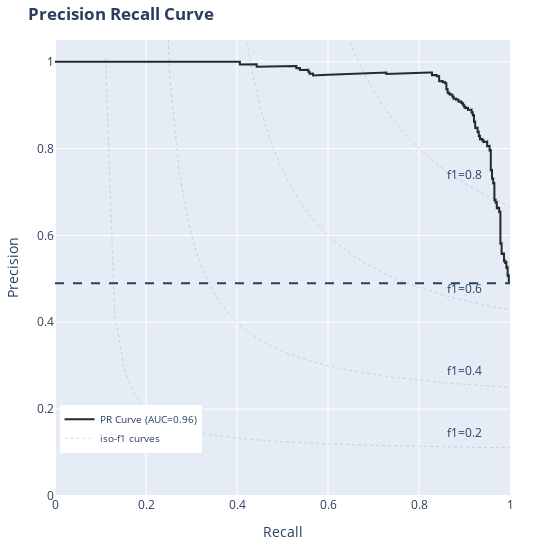

The notebook cell this image was saved under:
### Code cell
area_under_PR = bc.curve_PR_plot(true_y= y_val, 
                                 predicted_proba = test_predicted_proba, 
                                 beta = 1)

### Figure 1 — Plotly figure (JSON) as saved in the notebook; plotly's stock layout.template omitted (floating-point values rounded to 4 significant figures; data arrays with more than 128 entries replaced by an {"elided": "..."} marker saying what was removed)
{"data": [{"customdata": {"elided": "734x1 float values"}, "hovertemplate": "Threshold: %{customdata:.4f} <br>Precision: %{y:.4f} <br>Recall: %{x:.4f}<extra></extra>", "legendgroup": "", "line": {"color": "#222A2A", "dash": "solid", "width": 2}, "marker": {"symbol": "circle"}, "mode": "lines", "name": "PR Curve (AUC=0.96)", "orientation": "v", "showlegend": true, "textposition": "top center", "type": "scatter", "x": {"elided": "734 float values"}, "xaxis": "x", "y": {"elided": "734 float values"}, "yaxis": "y"}, {"hovertemplate": [], "legendgroup": "", "line": {"color": "#778AAE", "dash": "dot", "width": 0.3}, "marker": {"symbol": "circle"}, "mode": "lines", "name": "iso-f1 curves", "orientation": "v", "showlegend": true, "type": "scatter", "x": [0.111, 0.1312, 0.1514, 0.1716, 0.1918, 0.212, 0.2322, 0.2524, 0.2727, 0.2929, 0.3131, 0.3333, 0.3535, 0.3737, 0.3939, 0.4141, 0.4343, 0.4545, 0.4747, 0.4949, 0.5151, 0.5353, 0.5555, 0.5757, 0.5959, 0.6161, 0.6363, 0.6565, 0.6767, 0.6969, 0.7171, 0.7373, 0.7576, 0.7778, 0.798, 0.8182, 0.8384, 0.8586, 0.8788, 0.899, 0.9192, 0.9394, 0.9596, 0.9798, 1], "xaxis": "x", "y": [1.007, 0.4203, 0.2944, 0.2396, 0.2089, 0.1893, 0.1756, 0.1656, 0.1579, 0.1519, 0.1469, 0.1429, 0.1395, 0.1365, 0.134, 0.1318, 0.1299, 0.1282, 0.1267, 0.1253, 0.1241, 0.123, 0.122, 0.121, 0.1202, 0.1194, 0.1186, 0.118, 0.1173, 0.1168, 0.1162, 0.1157, 0.1152, 0.1148, 0.1143, 0.1139, 0.1135, 0.1132, 0.1128, 0.1125, 0.1122, 0.1119, 0.1116, 0.1114, 0.1111], "yaxis": "y"}, {"hovertemplate": [], "legendgroup": "", "line": {"color": "#778AAE", "dash": "dot", "width": 0.3}, "marker": {"symbol": "circle"}, "mode": "lines", "name": "", "orientation": "v", "showlegend": false, "type": "scatter", "x": [0.212, 0.2322, 0.2524, 0.2727, 0.2929, 0.3131, 0.3333, 0.3535, 0.3737, 0.3939, 0.4141, 0.4343, 0.4545, 0.4747, 0.4949, 0.5151, 0.5353, 0.5555, 0.5757, 0.5959, 0.6161, 0.6363, 0.6565, 0.6767, 0.6969, 0.7171, 0.7373, 0.7576, 0.7778, 0.798, 0.8182, 0.8384, 0.8586, 0.8788, 0.899, 0.9192, 0.9394, 0.9596, 0.9798, 1], "xaxis": "x", "y": [3.522, 1.441, 0.9626, 0.7506, 0.6308, 0.5538, 0.5002, 0.4606, 0.4303, 0.4063, 0.3868, 0.3707, 0.3572, 0.3456, 0.3356, 0.3269, 0.3193, 0.3125, 0.3065, 0.301, 0.2961, 0.2917, 0.2876, 0.2839, 0.2805, 0.2773, 0.2744, 0.2717, 0.2692, 0.2669, 0.2647, 0.2627, 0.2607, 0.2589, 0.2572, 0.2556, 0.2541, 0.2527, 0.2513, 0.25], "yaxis": "y"}, {"hovertemplate": [], "legendgroup": "", "line": {"color": "#778AAE", "dash": "dot", "width": 0.3}, "marker": {"symbol": "circle"}, "mode": "lines", "name": "", "orientation": "v", "showlegend": false, "type": "scatter", "x": [0.3131, 0.3333, 0.3535, 0.3737, 0.3939, 0.4141, 0.4343, 0.4545, 0.4747, 0.4949, 0.5151, 0.5353, 0.5555, 0.5757, 0.5959, 0.6161, 0.6363, 0.6565, 0.6767, 0.6969, 0.7171, 0.7373, 0.7576, 0.7778, 0.798, 0.8182, 0.8384, 0.8586, 0.8788, 0.899, 0.9192, 0.9394, 0.9596, 0.9798, 1], "xaxis": "x", "y": [7.191, 3.006, 1.983, 1.522, 1.259, 1.089, 0.9702, 0.8826, 0.8152, 0.7618, 0.7184, 0.6825, 0.6522, 0.6264, 0.6041, 0.5847, 0.5676, 0.5524, 0.5389, 0.5267, 0.5158, 0.5058, 0.4967, 0.4884, 0.4807, 0.4737, 0.4672, 0.4611, 0.4555, 0.4503, 0.4454, 0.4408, 0.4364, 0.4324, 0.4286], "yaxis": "y"}, {"hovertemplate": [], "legendgroup": "", "line": {"color": "#778AAE", "dash": "dot", "width": 0.3}, "marker": {"symbol": "circle"}, "mode": "lines", "name": "", "orientation": "v", "showlegend": false, "type": "scatter", "x": [0.4141, 0.4343, 0.4545, 0.4747, 0.4949, 0.5151, 0.5353, 0.5555, 0.5757, 0.5959, 0.6161, 0.6363, 0.6565, 0.6767, 0.6969, 0.7171, 0.7373, 0.7576, 0.7778, 0.798, 0.8182, 0.8384, 0.8586, 0.8788, 0.899, 0.9192, 0.9394, 0.9596, 0.9798, 1], "xaxis": "x", "y": [11.76, 5.067, 3.336, 2.542, 2.086, 1.79, 1.583, 1.429, 1.311, 1.217, 1.14, 1.077, 1.024, 0.9782, 0.9388, 0.9045, 0.8743, 0.8475, 0.8236, 0.8021, 0.7826, 0.765, 0.7489, 0.7342, 0.7207, 0.7082, 0.6966, 0.6859, 0.676, 0.6667], "yaxis": "y"}], "layout": {"annotations": [{"showarrow": false, "text": "f1=0.2", "x": 0.9, "y": 0.1222, "yshift": 10}, {"showarrow": false, "text": "f1=0.4", "x": 0.9, "y": 0.2656, "yshift": 10}, {"showarrow": false, "text": "f1=0.6", "x": 0.9, "y": 0.4554, "yshift": 10}, {"showarrow": false, "text": "f1=0.8", "x": 0.9, "y": 0.7182, "yshift": 10}], "height": 550, "legend": {"font": {"size": 9.5}, "tracegroupgap": 0, "x": 0.01, "xanchor": "left", "y": 0.2, "yanchor": "top"}, "margin": {"b": 40, "l": 40, "r": 40, "t": 40}, "shapes": [{"line": {"dash": "dash"}, "type": "line", "x0": 0, "x1": 1, "y0": 0.4897, "y1": 0.4897}], "title": {"text": "<b>Precision Recall Curve</b>"}, "width": 550, "xaxis": {"anchor": "y", "domain": [0, 1], "range": [0, 1], "showspikes": true, "title": {"text": "Recall"}}, "yaxis": {"anchor": "x", "domain": [0, 1], "range": [0, 1.05], "showspikes": true, "title": {"text": "Precision"}}}}
